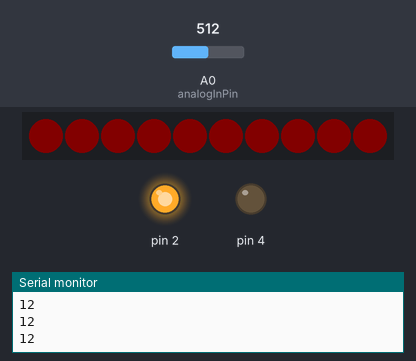
Simulated run of this sketch. Board: Arduino Uno, built with avr-gcc and run on an emulated ATmega328P. Parts: 10 RGB LEDs in strip order, left to right, output pins drawn as LEDs (lit = HIGH), the last lines printed to the serial monitor. The inputs (shaded band) are chosen by the test bench; at power-on: A0 (analogInPin) = 512. Dim RGB values are drawn brighter than linear; colours are those a GRB WS2812 strip shows for the declared byte order.

Above: at 1.2 s.
1.3 s: A0 (analogInPin) set to 306
At 2.5 s:
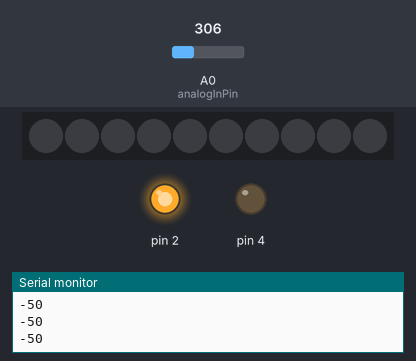
2.9 s: A0 (analogInPin) set to 511
At 3.0 s:
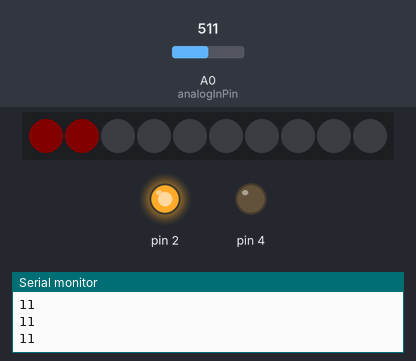
4.5 s: A0 (analogInPin) set to 716
At 5.5 s:
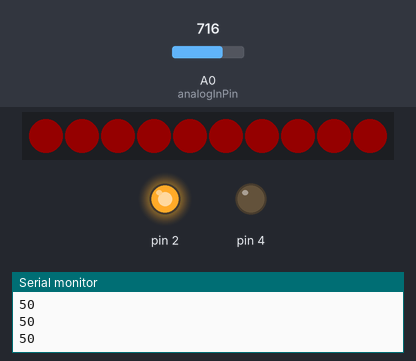
Timing chart, 0 to 7.5 s (numbered marks = the images above; inputs shaded):
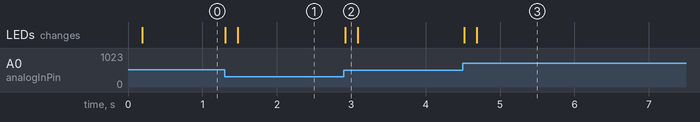

The sketch:

heart_beat_with_leds.ino
```cpp
#include "FastLED.h"

#define NUM_LEDS 10
#define DATA_PIN 3
#define CLOCK_PIN 13

// Define the array of leds
CRGB leds[NUM_LEDS];
const int analogInPin = A0;
int sensorValue = 0;

int led_list[10];

void setup() {
       FastLED.addLeds<WS2812, DATA_PIN, RGB>(leds, NUM_LEDS);
        LEDS.setBrightness(20);

        pinMode(4, OUTPUT);
        pinMode(2, OUTPUT);
        digitalWrite(4, LOW);
        digitalWrite(2, HIGH);
          Serial.begin(9600);
}

long createRGB(byte r, byte g, byte b)
{
  long RGB = ((long)r << 16L) | ((long)g << 8L) | (long)b;
  return RGB;
}

void loop() {

 delay(20);
 sensorValue =constrain(analogRead(analogInPin), 450, 550)-500;
 led_list[0] = constrain( sensorValue*7,0,255);
 Serial.println(sensorValue);
   for(int i = 9; i > 0; i--){
    led_list[i] = led_list[i-1];
  }
  for(int i = 0; i < 10; i++){
    leds[i] = createRGB(0,led_list[i],0);
  }
  FastLED.show();


}
```

Measured:
- after the input at 1.3 s, the LEDs: first change at once (image 1 shows a later state)
- after the input at 2.9 s, the LEDs: change at once (image 2)
- after the input at 4.5 s, the LEDs: first change at once (image 3 shows a later state)
